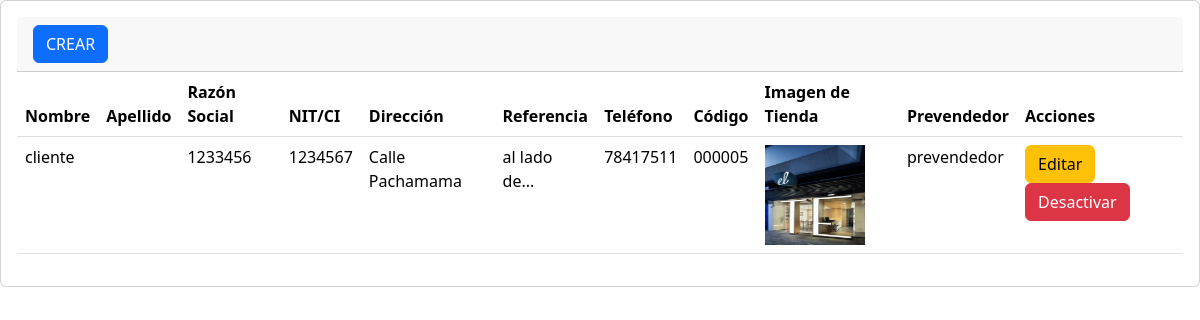
The page /secciones/cliente/index.php on the database its author committed.
### tables this page shows
CREATE TABLE `cliente` (
  `idcliente` int NOT NULL AUTO_INCREMENT,
  `nombre` varchar(45) NOT NULL,
  `apellido` varchar(45) NOT NULL,
  `razonSocial` varchar(45) DEFAULT NULL,
  `NIT_CI` varchar(255) DEFAULT NULL,
  `Direccion` varchar(100) NOT NULL,
  `Referencia` varchar(1000) NOT NULL,
  `telf` int DEFAULT NULL,
  `codigo` varchar(45) NOT NULL,
  `imagen_tienda` varchar(1000) DEFAULT NULL,
  `activo` tinyint DEFAULT NULL,
  `prevendedor_idprevendedor` int NOT NULL,
  PRIMARY KEY (`idcliente`),
  KEY `fk_cliente_prevendedor1_idx` (`prevendedor_idprevendedor`),
  CONSTRAINT `fk_cliente_prevendedor1` FOREIGN KEY (`prevendedor_idprevendedor`) REFERENCES `prevendedor` (`idprevendedor`)
);

CREATE TABLE `empleados` (
  `id_empleado` int NOT NULL AUTO_INCREMENT,
  `nombre` varchar(50) DEFAULT NULL,
  `apellido` varchar(50) DEFAULT NULL,
  `CI` varchar(100) DEFAULT NULL,
  `direccion` varchar(1000) DEFAULT NULL,
  `telefono` int DEFAULT NULL,
  `garantia` decimal(10,2) DEFAULT NULL,
  `fecha_nacimiento` date DEFAULT NULL,
  `fecha_ingreso` date DEFAULT NULL,
  `correo` varchar(1000) DEFAULT NULL,
  `activo` tinyint DEFAULT NULL,
  `rol` int NOT NULL,
  PRIMARY KEY (`id_empleado`),
  KEY `fk_empleados_rol1_idx` (`rol`),
  CONSTRAINT `fk_empleados_rol1` FOREIGN KEY (`rol`) REFERENCES `rol` (`idrol`)
);

### secciones/cliente/index.php (the view, shortened to what this page needs)
<?php
include("../../bd.php");
$sentencia = $conexion->prepare("
    SELECT c.*, e.nombre AS nombre_prevendedor
    FROM cliente c
    INNER JOIN prevendedor p ON c.prevendedor_idprevendedor = p.idprevendedor
    INNER JOIN empleados e ON p.datos = e.id_empleado
    WHERE c.activo = 1
");
$sentencia->execute();
$lista_clientes = $sentencia->fetchAll(PDO::FETCH_ASSOC);
include("../../templates/header.php");
?>
<div class="card">
    <div class="card-body">
        <div class="card-header">
            <a class="btn btn-primary" href="crear.php" role="button">CREAR</a>
        </div>
        <div class="table-responsive-sm">
            <table class="table">
                <thead>
                    <tr>
                        <th scope="col">Nombre</th>
                        <th scope="col">Apellido</th>
                        <th scope="col">Razón Social</th>
                        <th scope="col">NIT/CI</th>
                        <th scope="col">Dirección</th>
                        <th scope="col">Referencia</th>
                        <th scope="col">Teléfono</th>
                        <th scope="col">Código</th>
                        <th scope="col">Imagen de Tienda</th>
                        <th scope="col">Prevendedor</th>
                        <th scope="col">Acciones</th>
                    </tr>
                </thead>
                <tbody>
                    <?php foreach ($lista_clientes as $cliente): ?>
                        <tr>
                            <td><?php echo htmlspecialchars($cliente['nombre']); ?></td>
                            <td><?php echo htmlspecialchars($cliente['apellido']); ?></td>
                            <td><?php echo htmlspecialchars($cliente['razonSocial']); ?></td>
                            <td><?php echo htmlspecialchars($cliente['NIT_CI']); ?></td>
                            <td><?php echo htmlspecialchars($cliente['Direccion']); ?></td>
                            <td><?php echo htmlspecialchars($cliente['Referencia']); ?></td>
                            <td><?php echo htmlspecialchars($cliente['telf']); ?></td>
                            <td><?php echo htmlspecialchars($cliente['codigo']); ?></td>
                            <td>
                                <?php if (!empty($cliente['imagen_tienda'])): ?>
                                    <img src="<?php echo htmlspecialchars($cliente['imagen_tienda']); ?>" alt="Imagen de Tienda" width="100" height="100">
                                <?php else: ?>
                                    No hay imagen
                                <?php endif; ?>
                            </td>
                            <td><?php echo htmlspecialchars($cliente['nombre_prevendedor']); ?></td>
                            <td>
                                <a href="editar.php?id=<?php echo htmlspecialchars($cliente['idcliente']); ?>" class="btn btn-warning">Editar</a>
                                <a href="index.php?id=<?php echo htmlspecialchars($cliente['idcliente']); ?>" class="btn btn-danger">Desactivar</a>
                            </td>
                        </tr>
                    <?php endforeach; ?>
                </tbody>
            </table>
        </div>
    </div>
</div>
<?php include("../../templates/footer.php"); ?>

### rows shown on the page
cliente: nombre "cliente", razonSocial "1233456", NIT_CI "1234567", Direccion "Calle Pachamama", Referencia "al lado de...", telf "78417511", codigo "000005", imagen_tienda (picture), empleados.nombre "prevendedor"
